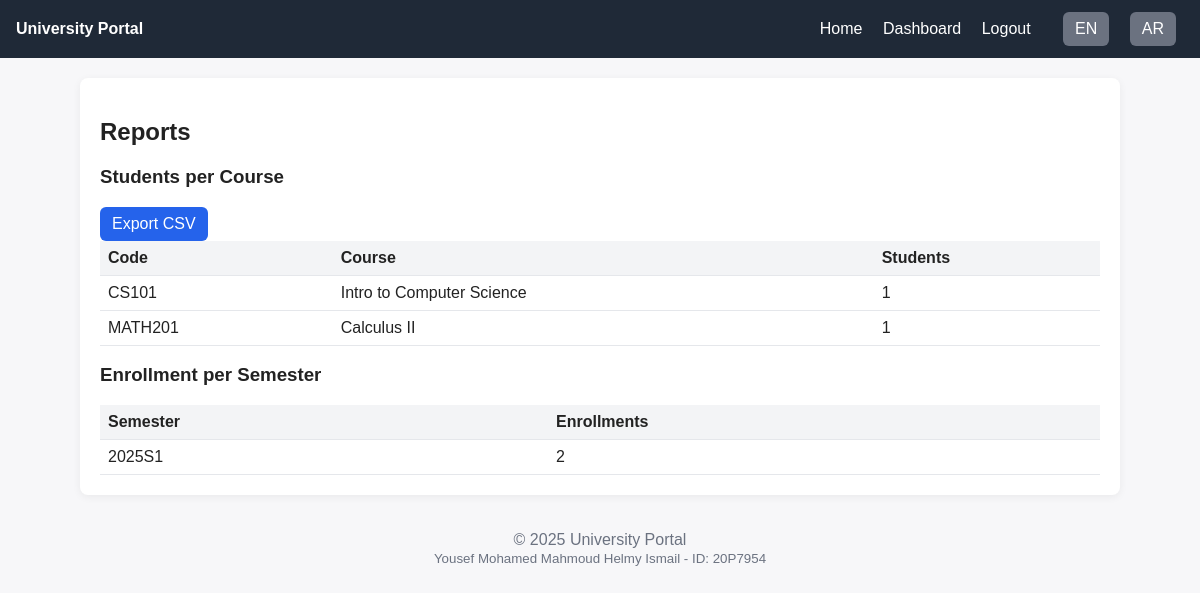
The page /reports/index.php (signed in) on the database its author committed.
### tables this page shows
CREATE TABLE courses (
  id INT PRIMARY KEY AUTO_INCREMENT,
  code VARCHAR(20) NOT NULL UNIQUE,
  name VARCHAR(200) NOT NULL,
  capacity INT NOT NULL DEFAULT 30,
  semester VARCHAR(20) NOT NULL
);

### lib/util.php (called while the page is built, shortened)
<?php
function e(string $s): string { return htmlspecialchars($s, ENT_QUOTES, 'UTF-8'); }

### reports/index.php (the view, shortened to what this page needs)
<?php
require_once __DIR__ . '/../lib/util.php';
$pdo = DB::conn();
$spc = $pdo->query('SELECT * FROM v_students_per_course')->fetchAll();
$eps = $pdo->query('SELECT * FROM v_enrollment_per_semester')->fetchAll();
require_once __DIR__ . '/../partials/header.php';
?>
<h2>Reports</h2>
<h3>Students per Course</h3>
<a class="btn" href="?export=csv">Export CSV</a>
<table>
  <tr><th>Code</th><th>Course</th><th>Students</th></tr>
  <?php foreach ($spc as $r): ?>
    <tr><td><?= e($r['code']) ?></td><td><?= e($r['course_name']) ?></td><td><?= (int)$r['student_count'] ?></td></tr>
  <?php endforeach; ?>
</table>
<h3>Enrollment per Semester</h3>
<table>
  <tr><th>Semester</th><th>Enrollments</th></tr>
  <?php foreach ($eps as $r): ?>
    <tr><td><?= e($r['semester']) ?></td><td><?= (int)$r['enrollments'] ?></td></tr>
  <?php endforeach; ?>
</table>
<?php require_once __DIR__ . '/../partials/footer.php'; ?>

### partials/header.php (style rules this page uses)
body { font-family: Arial, sans-serif; margin:0; background:#f7f7f9; color:#222; }
.btn { display:inline-block; padding:8px 12px; background:#2563eb; color:#fff; border:none; border-radius:6px; text-decoration:none; cursor:pointer; }
table { width:100%; border-collapse:collapse; }
th, td { padding:8px; border-bottom:1px solid #e5e7eb; text-align: left; }
th { background:#f3f4f6; }

### rows shown on the page
courses: code "CS101", course_name "Intro to Computer Science", student_count "1"
courses: code "MATH201", course_name "Calculus II", student_count "1"

### other values the page prints
$title "University Portal"
I18n::t('logout') "Logout"
$r['semester'] "2025S1"
$r['enrollments'] "2"
